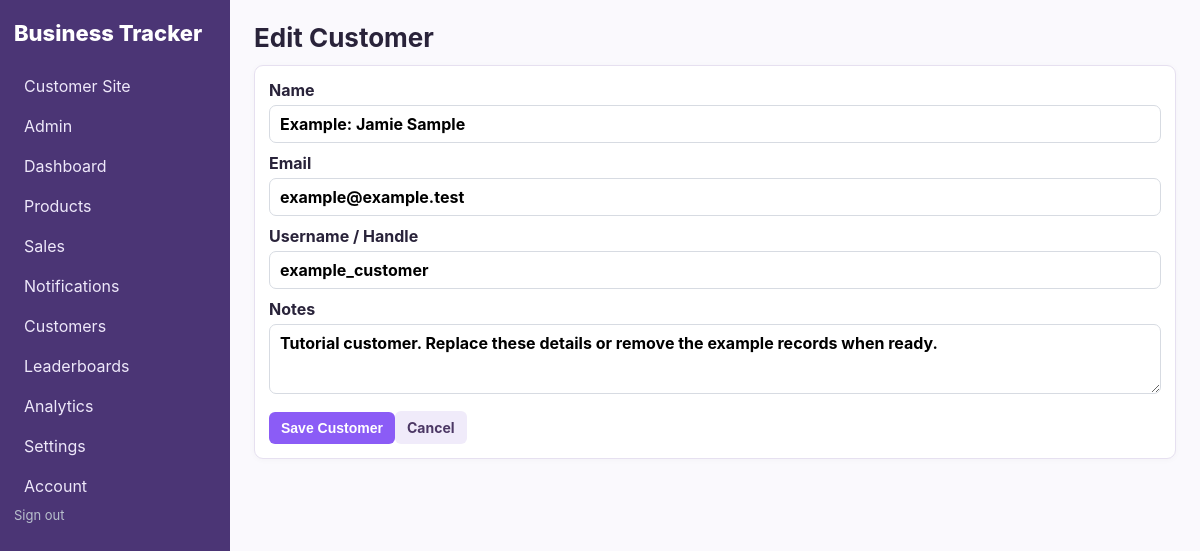
The app's page /customers/3/edit (signed in) with its own data.
### models.py (models this page shows)
class Customer(db.Model):
    id = db.Column(db.Integer, primary_key=True)
    owner_id = db.Column(db.Integer, db.ForeignKey('creator_account.id'), nullable=False)
    name = db.Column(db.String(160), nullable=False)
    email = db.Column(db.String(160))
    username = db.Column(db.String(160))
    notes = db.Column(db.Text)
    created_at = db.Column(db.DateTime, default=datetime.utcnow)
    version_id = db.Column(db.Integer, nullable=False, default=1)
    __table_args__ = (db.Index('ix_customer_owner_name', 'owner_id', 'name'),)
    __mapper_args__ = {'version_id_col': version_id}
    sales = db.relationship('Sale', backref='customer', lazy=True)
    leaderboard_entries = db.relationship('LeaderboardEntry', back_populates='customer', cascade='all, delete-orphan', lazy=True)

### app.py (the view)
@app.route('/customers/<int:id>/edit', methods=['GET','POST'])
def customer_edit(id): return _customer_form(Customer.query.get_or_404(id))

### app.py (called while the page is built, shortened)
@event.listens_for(Session, 'do_orm_execute')
def scope_creator_queries(execute_state):
    if not execute_state.is_select or not execute_state.is_orm_statement or not has_request_context():
        return
    creator_id = getattr(g, 'creator_id', None)
    if getattr(g, 'is_admin', False):
        return
    if not creator_id or request.endpoint in PUBLIC_ENDPOINTS:
        return
    execute_state.statement = execute_state.statement.options(*(
        with_loader_criteria(model, lambda entity: entity.owner_id == creator_id, include_aliases=True)
        for model in TENANT_MODELS
    ))

@app.before_request
def require_creator():
    creator_id = session.get('creator_id')
    creator = db.session.get(CreatorAccount, creator_id) if creator_id else None
    if creator is None or not creator.is_approved:
        session.clear()
        return redirect(url_for('login', next=request.full_path))
    g.creator = creator
    g.creator_id = creator.id
    g.is_admin = creator.is_admin
    if request.endpoint and request.endpoint.startswith('admin_') and not creator.is_admin:
        abort(403)
    if not creator.is_admin and not creator.subscription_exempt and creator.stripe_subscription_status not in ACTIVE_SUBSCRIPTION_STATUSES:
        if request.endpoint not in BILLING_ACCESS_ENDPOINTS:
            return redirect(url_for('seller_billing'))

@app.context_processor
def helpers():
    creator = getattr(g, 'creator', None)
    unread_notifications = []
    if creator and creator.banner_notifications:
        unread_notifications = SellerNotification.query.filter_by(
            owner_id=creator.id, read_at=None
        ).order_by(SellerNotification.created_at.desc()).limit(3).all()
    return {
        'money': lambda x: f'${money(x):,.2f}',
        'current_creator': creator,
        'current_store_customer': getattr(g, 'store_customer', None),
        'unread_notifications': unread_notifications,
    }

def _customer_form(customer):
    if customer is not None and request.method == 'POST' and not _form_version_matches(customer):
        return redirect(url_for('customer_edit', id=customer.id))
    return render_template('customers/form.html', customer=customer)

### templates/customers/form.html
{% extends 'base.html' %}{% block title %}{{'Edit' if customer else 'New'}} Customer{% endblock %}{% block heading %}{{'Edit' if customer else 'New'}} Customer{% endblock %}{% block content %}<form method="post" class="panel form">{% if customer %}<input type="hidden" name="version_id" value="{{customer.version_id}}">{% endif %}<label>Name<input name="name" required value="{{customer.name if customer else ''}}"></label><label>Email<input type="email" name="email" value="{{customer.email if customer else ''}}"></label><label>Username / Handle<input name="username" value="{{customer.username if customer else ''}}"></label><label>Notes<textarea name="notes">{{customer.notes if customer else ''}}</textarea></label><div class="actions"><button class="button">Save Customer</button><a class="button secondary" href="{{url_for('customers')}}">Cancel</a></div></form>{% endblock %}

### static/css/app.css (style rules this page uses)
:root { font-family: Inter, system-ui, -apple-system, Segoe UI, sans-serif; color: #20242b; background: #f5f6f8; }
* { box-sizing: border-box; }
body { margin: 0; display: flex; min-height: 100vh; }
.cards > div, .panel { background: white; border: 1px solid #e2e5ea; border-radius: 9px; padding: 14px; box-shadow: 0 3px 14px #00000008; }
.button { display: inline-block; border: 0; background: #2e5cff; color: #fff; padding: 8px 12px; border-radius: 6px; text-decoration: none; cursor: pointer; font-weight: 700; }
.secondary { background: #edf0f5; color: #303641; }
.form { display: grid; gap: 11px; }
.form label { display: grid; gap: 5px; font-weight: 700; }
.form input, .form select, .form textarea, .inline input { padding: 8px 10px; border: 1px solid #d7dbe2; border-radius: 7px; font: inherit; }
.form textarea { min-height: 70px; }
.actions { margin-top: 7px; }
.cards > div, .panel { box-shadow: 0 1px 6px #00000008; }
.form { gap: 10px; }
.button { font-size: 14px; }
:root { --purple: #8b5cf6; --purple-dark: #6d3fd6; --purple-soft: #f1ebff; --border: #e6e0f0; }
body { background: #faf9fd; color: #29233a; }
.button { background: var(--purple); }
.secondary { background: #f0ebfa; color: #4c3865; }
.cards > div, .panel { border-color: var(--border); }

### records on screen
Customer: name "Example: Jamie Sample", email "example@example.test", username "example_customer", notes "Tutorial customer. Replace these details or remove the example records when ready."

### other values on screen
{{ 'Edit' if customer else 'New' }} "Edit"
